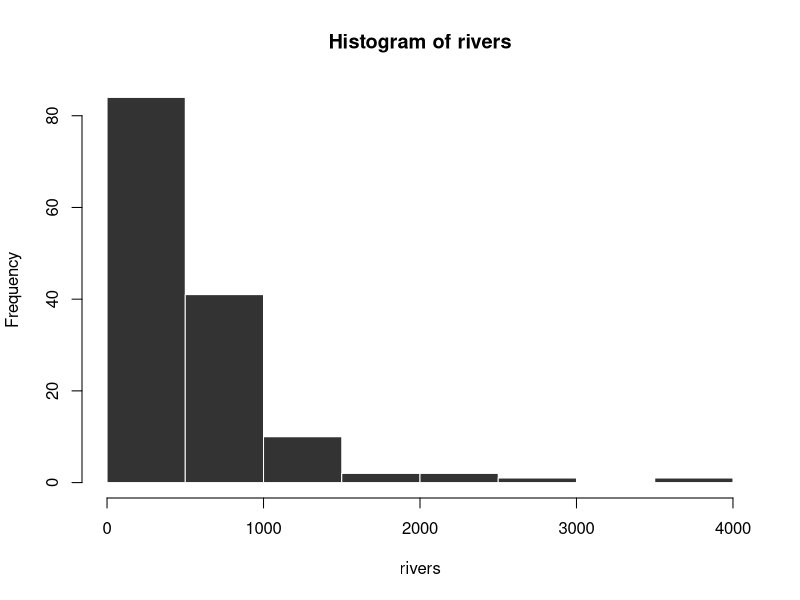
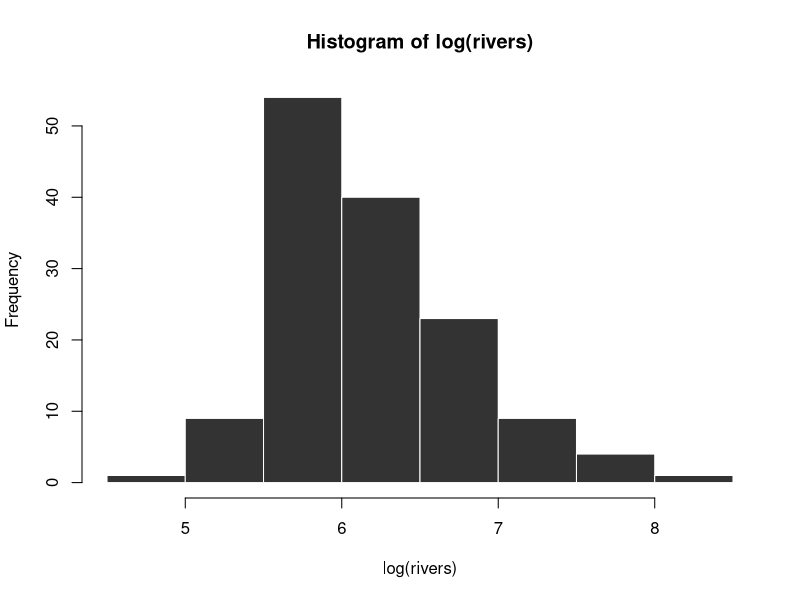
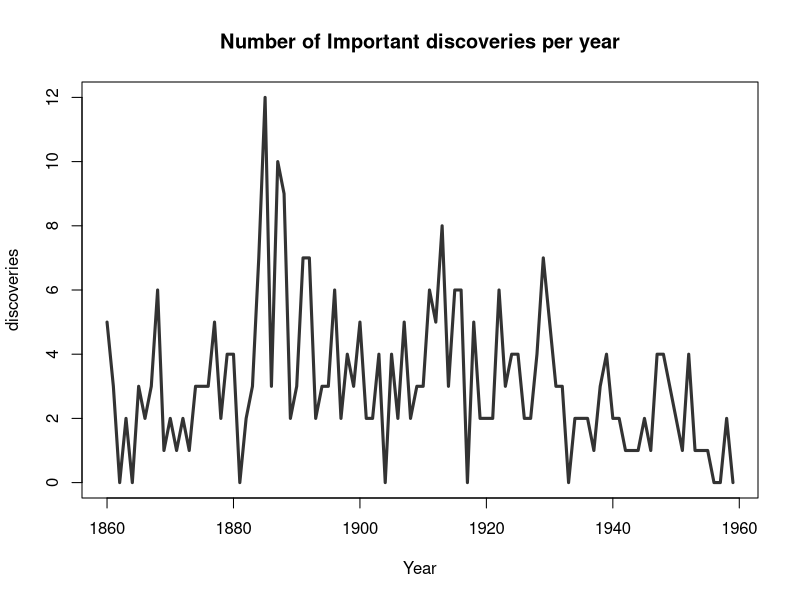
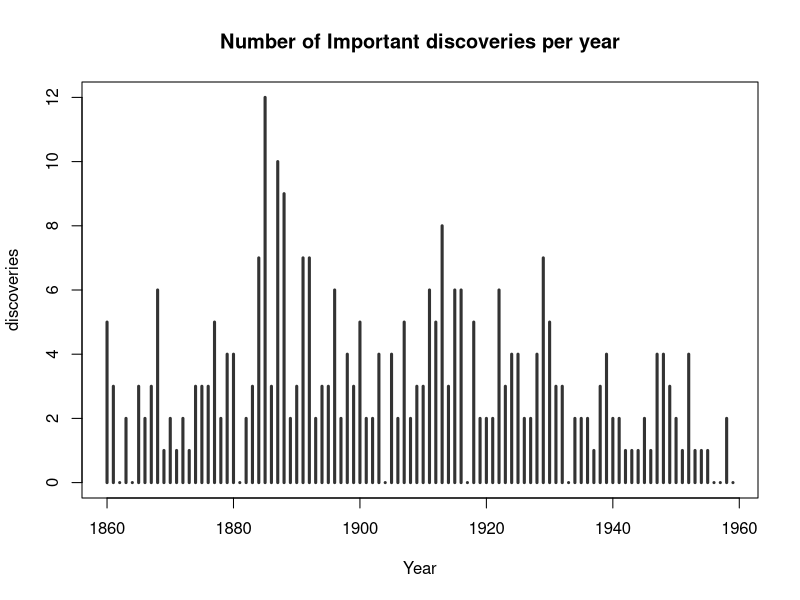
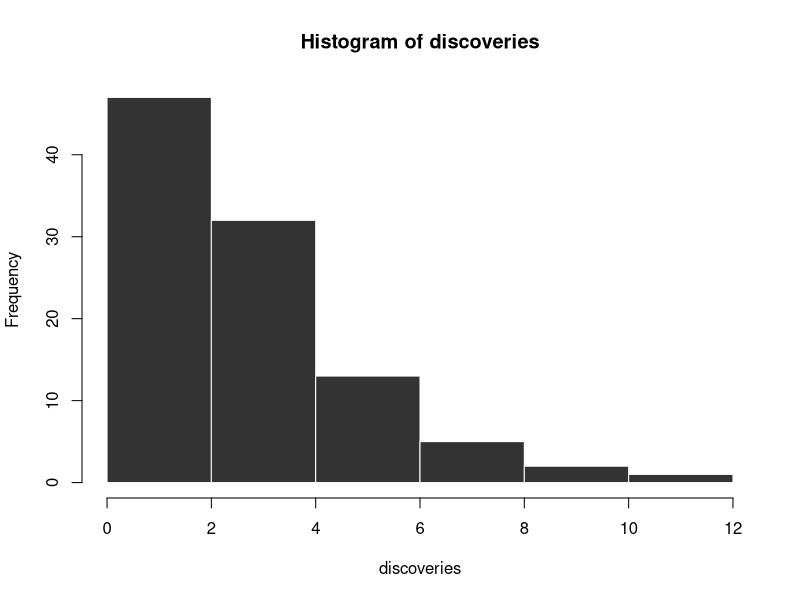

Here is the R script that generated these plots, in order:
# https://learnxinyminutes.com/docs/r/

data()
data(rivers)
ls()
head(rivers)
length(rivers)
summary(rivers)

stem(rivers)
stem(log(rivers))

hist(rivers, col="#333333", border="white")
hist(log(rivers), col="#333333", border="white")

data(discoveries)
plot(
  discoveries, col="#333333", lwd=3,
  xlab="Year",
  main="Number of Important discoveries per year"
)

plot(
  discoveries, col="#333333", lwd=3,
  type="h", xlab="Year",
  main="Number of Important discoveries per year"
)

sort(discoveries)
stem(discoveries, scale=2)
hist(discoveries, col="#333333", border="white")
max(discoveries)
min(discoveries)
summary(discoveries)

round(runif(7, min=.5, max=6.5))
rnorm(9)

5L
class(5L)
length(5L)

v1 <- c(4L, 5L, 8L, 3L)
length(v1)
class(v1)

5
class(5)
v2 <- c(3,3,3,2,2,1)
class(v2)

5e4
6.02e23
1.6e-35

class(Inf)
class(-Inf)
